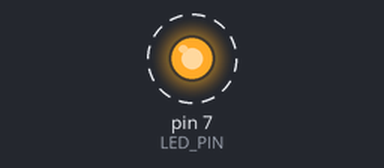
This sketch was run on a simulated Arduino Uno, built with avr-gcc and run on an emulated ATmega328P. On the bench: output pins drawn as LEDs (lit = HIGH). Dashed ring = blinking.

Above: at 0.2 s.
Timing chart, 0 to 3.0 s (numbered marks = the images above):
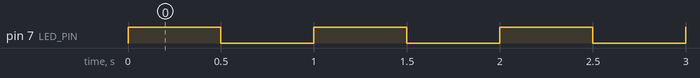

Measured:
- by itself, pin 7 (LED_PIN): alternates HIGH for 0.50 s and LOW for 0.50 s

The sketch:

delay_function2.ino
```cpp
#include <avr/io.h>
#include <avr/interrupt.h>
#define LED_PIN 7

void setup()
{
  pinMode(LED_PIN, OUTPUT);
  self_delay(); // Function only for 500ms
}

void loop()
{

}

void self_delay()
{
  TCCR1A = 0;
  TCCR1B = 0;
  TCCR1B |= (1 << WGM12);
  TCCR1B |= (1 << CS12) | (1 << CS10); // Set prescaler to 1024
  OCR1A = 7812;                       // Calculation is done like (500 * 10^-3 = ((1024 * tick_counts)/16 * 10^6)) --> Configured as 500ms
  TIMSK1 |= (1 << OCIE1A);           // Enable Timer 1 Compare Match A interrupt
  sei();                            // Enable global interrupts
}

ISR(TIMER1_COMPA_vect)
{
  static bool led_state = LOW;
  led_state = !led_state;
  digitalWrite(LED_PIN, led_state);
}
```
